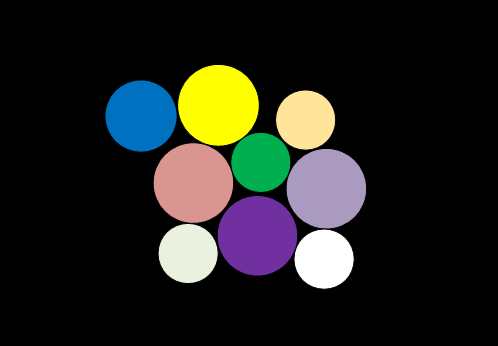
#> input picture chapter7/images/circles.png, 498 x 346 px
$ python HoughCircles.py
#> lines starting #> are read from the running program, lines starting #| are printed output that depends on the picture
# -*- coding:utf-8 -*-
import cv2 as cv
import sys


def draw_circle(img, values):
    for i in values[0, :]:
        cv.circle(img, (i[0], i[1]), i[2], (255, 0, 0), 2)
        cv.circle(img, (i[0], i[1]), 2, (0, 255, 0), 3)


if __name__ == '__main__':
    # 读取图像circles.png
    image = cv.imread('./images/circles.png')
#> image is the input picture: shape (346, 498, 3); mean B, G, R 30.1, 34.7, 33.9
    if image is None:
        print('Failed to read circles.png.')
        sys.exit()
    cv.imshow('Origin', image)
    gray = cv.cvtColor(image, cv.COLOR_BGR2GRAY)
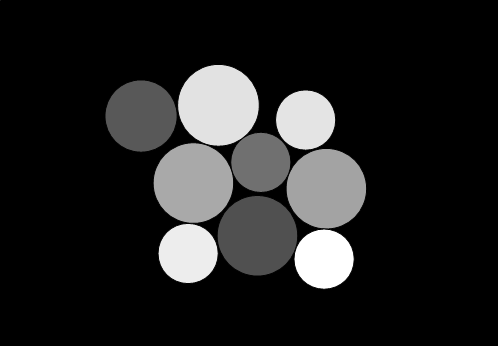
#> gray: shape (346, 498); min 0, max 255, mean 33.9

    # 高斯滤波
    gray = cv.GaussianBlur(gray, (9, 9), sigmaX=2, sigmaY=2)
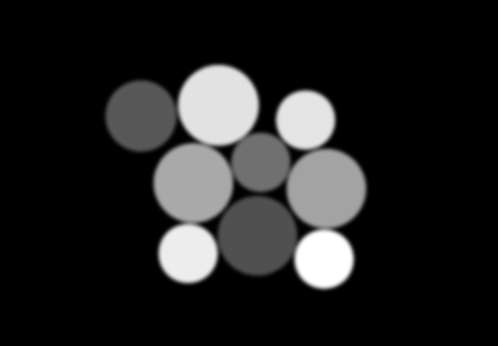
#> gray: shape (346, 498); min 0, max 255, mean 33.9

    # 设置参数
    dp = 2                                  # 离散化累加器分辨率与图像分辨率的反比
    min_dist = 20                           # 两个圆心之间的最小距离
    param1 = 100                            # Canny边缘检测的较大阈值
    param2 = 100                            # 累加器阈值
    min_radius = 20                         # 圆形半径的最小值
    max_radius = 100                        # 圆形半径的最大值

    # 检测圆形
    circles = cv.HoughCircles(gray, cv.HOUGH_GRADIENT, dp, min_dist,
                              param1=param1, param2=param2, minRadius=min_radius, maxRadius=max_radius)
#> circles = [[193, 183, 39.2], [305, 119, 29.6], [187, 253, 29.4], [257, 235, 38.8], [217, 105, 40.8], [323, 259, 29.8], [325, 189, 39], [141, 115, 34.6]]

    # 绘制圆形
    draw_circle(image, circles)
#> the loop in draw_circle, `for i in values[0, :]:` made 8 passes
#> after the loop in draw_circle, `for i in values[0, :]:`:
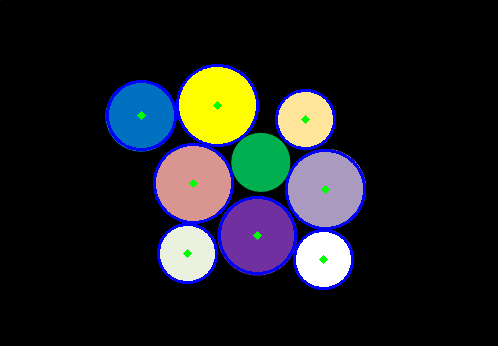
#> img: shape (346, 498, 3); mean B, G, R 33.8, 31.1, 29.6

    # 展示结果
    cv.imshow('Detect Circle Result', image)
    cv.waitKey(0)
    cv.destroyAllWindows()
